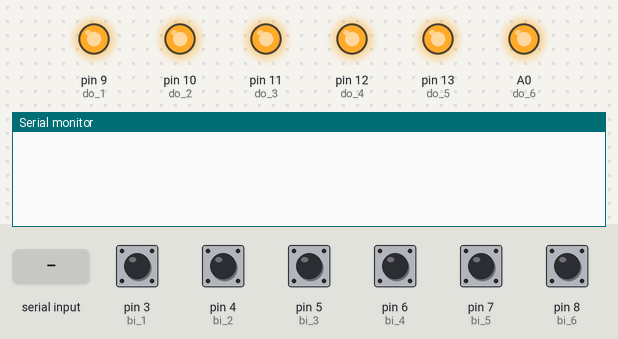
The sketch below on a simulated Arduino Uno, built with avr-gcc and run on an emulated ATmega328P. On the bench: output pins drawn as LEDs (lit = HIGH), the last lines printed to the serial monitor. The test bench sets the inputs (shaded band); at power-on: pin 3 (bi_1), pin 4 (bi_2), pin 5 (bi_3), pin 6 (bi_4), pin 7 (bi_5), pin 8 (bi_6) HIGH.

Above: at 1.2 s.
1.3 s: "R\n" received over Serial
At 2.1 s:
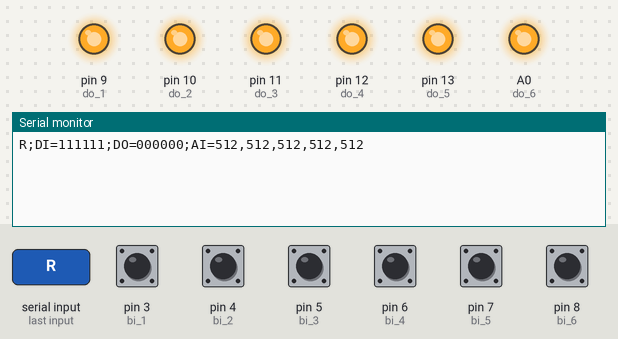
2.8 s: byte 10 ('\n') received over Serial
At 3.2 s:
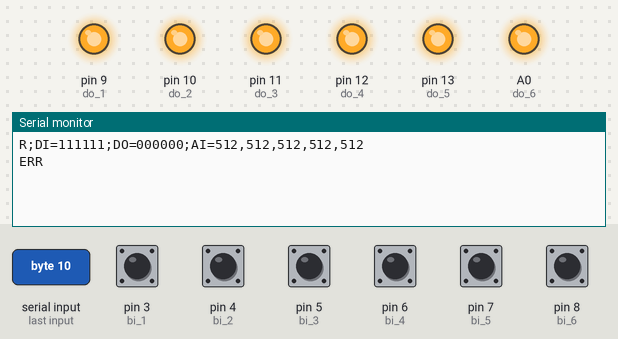

The sketch:

firmware.ino
```cpp
// (licence header left out)
//**************************************************************************************************************//
#define sv_version  0.1
#include <stdio.h>


String rxLine = "";

//binary inputs
const int bi_1 = 3;   // BI1 (binary input)
const int bi_2 = 4;   // BI2
const int bi_3 = 5;   // BI3
const int bi_4 = 6;   // BI4
const int bi_5 = 7;   // BI5
const int bi_6 = 8;   // BI6

//binary outputs
const int do_1 = 9;    // BO1  (in future analog output PWM out)
const int do_2 = 10;   // BO2  (in future analog output PWM out)
const int do_3 = 11;   // BO3  (in future analog output PWM out)
const int do_4 = 12;   // BO4
const int do_5 = 13;   // BO5
const int do_6 = A0;   // BO6

//analog inputs
const int ai_1 = A1;  // raw from ADC
const int ai_2 = A2;  // raw from ADC
const int ai_3 = A3;  // raw from ADC
const int ai_4 = A4;  // raw from ADC
const int ai_5 = A5;  // raw from ADC

//**************************************************************************************************************//

//reading BI
String read_bi() {
  String bits = "";
  bits += (digitalRead(bi_1) == HIGH) ? '1' : '0';
  bits += (digitalRead(bi_2) == HIGH) ? '1' : '0';
  bits += (digitalRead(bi_3) == HIGH) ? '1' : '0';
  bits += (digitalRead(bi_4) == HIGH) ? '1' : '0';
  bits += (digitalRead(bi_5) == HIGH) ? '1' : '0';
  bits += (digitalRead(bi_6) == HIGH) ? '1' : '0';
  return bits;
}

//reading BO
String read_do() {
  String bits = "";
  bits += (digitalRead(do_1) == LOW) ? '1' : '0';
  bits += (digitalRead(do_2) == LOW) ? '1' : '0';
  bits += (digitalRead(do_3) == LOW) ? '1' : '0';
  bits += (digitalRead(do_4) == LOW) ? '1' : '0';
  bits += (digitalRead(do_5) == LOW) ? '1' : '0';
  bits += (digitalRead(do_6) == LOW) ? '1' : '0';
  return bits;
}

void write_do(uint8_t index, bool state) {
  switch(index) {
    case 1: digitalWrite(do_1, state ? LOW : HIGH); break;
    case 2: digitalWrite(do_2, state ? LOW : HIGH); break;
    case 3: digitalWrite(do_3, state ? LOW : HIGH); break;
    case 4: digitalWrite(do_4, state ? LOW : HIGH); break;
    case 5: digitalWrite(do_5, state ? LOW : HIGH); break;
    case 6: digitalWrite(do_6, state ? LOW : HIGH); break;
    default: return;   // niepoprawny numer
  }
}

void sendState() {
  String di = read_bi();
  String dout = read_do();

  int v1 = analogRead(ai_1);
  int v2 = analogRead(ai_2);
  int v3 = analogRead(ai_3);
  int v4 = analogRead(ai_4);
  int v5 = analogRead(ai_5);

  Serial.print("R;DI=");
  Serial.print(di);
  Serial.print(";DO=");
  Serial.print(dout);
  Serial.print(";AI=");
  Serial.print(v1);
  Serial.print(",");
  Serial.print(v2);
  Serial.print(",");
  Serial.print(v3);
  Serial.print(",");
  Serial.print(v4);
  Serial.print(",");
  Serial.println(v5);
}

//parsowanie komendy W;O3=1
void applySingleOutput(const String &line) {
  // Format: W;O3=1
  if (line.length() < 6) {
    Serial.println("ERR");
    return;
  }

  char numChar = line.charAt(3);   // indeks wyjscia jako znak
  char valChar = line.charAt(5);   // wartosc 0 lub 1

  if (numChar < '1' || numChar > '6') {
    Serial.println("ERR");
    return;
  }

  if (valChar != '0' && valChar != '1') {
    Serial.println("ERR");
    return;
  }

  uint8_t index = numChar - '1' + 1;  // zamiana '3' na 3
  bool state = (valChar == '1');

  write_do(index, state);

  Serial.println("OK");
}

void processLine(String line) {
  if (line == "R") {
    sendState();
  }
  else if (line.startsWith("W;O")) {
    applySingleOutput(line);
  }
  else {
    Serial.println("ERR");
  }
}

void handleSerial() {
  while (Serial.available()) {
    char c = Serial.read();
    if (c == '\n') {
      processLine(rxLine);   // tu wykonuje się twoja komenda
      rxLine = "";
    } else if (c != '\r') {
      rxLine += c;
    }
  }
}

void setup(){
  Serial.begin(115200);

  //init BI
  pinMode(bi_1,INPUT_PULLUP);
  pinMode(bi_2,INPUT_PULLUP);
  pinMode(bi_3,INPUT_PULLUP);
  pinMode(bi_4,INPUT_PULLUP);
  pinMode(bi_5,INPUT_PULLUP);
  pinMode(bi_6,INPUT_PULLUP);

  //init BO
  pinMode(do_1,OUTPUT);
  pinMode(do_2,OUTPUT);
  pinMode(do_3,OUTPUT);
  pinMode(do_4,OUTPUT);
  pinMode(do_5,OUTPUT);
  pinMode(do_6,OUTPUT);

  // stan startowy: LOGICZNE OFF = MOSFET WYŁ
  digitalWrite(do_1, HIGH);
  digitalWrite(do_2, HIGH);
  digitalWrite(do_3, HIGH);
  digitalWrite(do_4, HIGH);
  digitalWrite(do_5, HIGH);
  digitalWrite(do_6, HIGH);

  //init AI
  pinMode(ai_1,INPUT);
  pinMode(ai_2,INPUT);
  pinMode(ai_3,INPUT);
  pinMode(ai_4,INPUT);
  pinMode(ai_5,INPUT);
}

void loop(){
  handleSerial();
}
//**************************************************************************************************************//
```

Measured:
- after the input at 1.3 s, the serial monitor: prints a new line at once (image 1)
- after the input at 2.8 s, the serial monitor: prints a new line at once (image 2)
